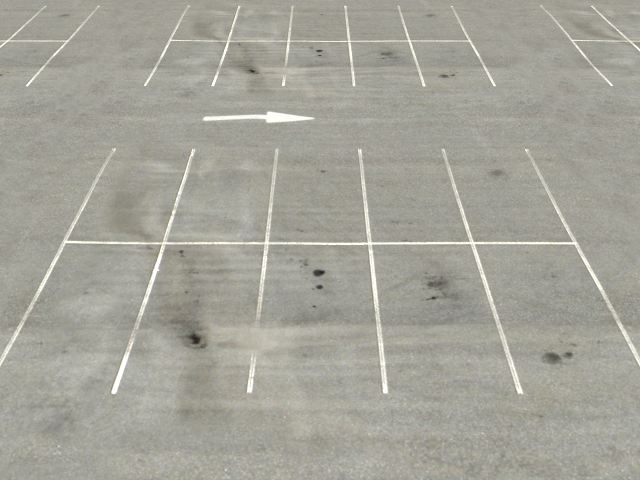
#> input picture Parking/image.png, 640 x 480 px
$ python testlines.py
#> lines starting #> are read from the running program, lines starting #| are printed output that depends on the picture
import cv2
import numpy as np
image = cv2.imread('image.png')
#> image is the input picture: shape (480, 640, 3); mean B, G, R 153.2, 163.3, 164.3
cv2.imshow("Original Image", image)
height, width = image.shape[:2]
#> height = 480; width = 640
print (image.shape)
#| (480, 640, 3)
cv2.waitKey(0)
# Let's get the starting pixel coordiantes (top left of cropped top)
start_row, start_col = int(0), int(0)
# Let's get the ending pixel coordinates (bottom right of cropped top)
end_row, end_col = int(height * .5), int(width)
#> end_row = 240; end_col = 640
cropped_top = image[start_row:end_row , start_col:end_col]
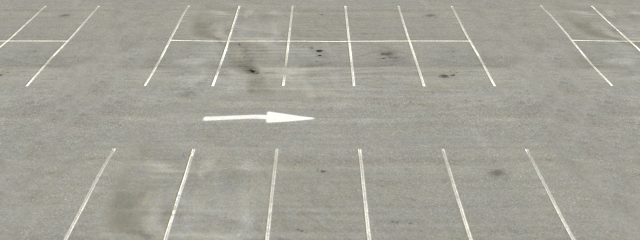
#> cropped_top: shape (240, 640, 3); mean B, G, R 152.3, 162.4, 163.6
print (start_row, end_row )
#| 0 240
print (start_col, end_col)
#| 0 640

cv2.imshow("Cropped Top", cropped_top)
cv2.waitKey(0)
cv2.destroyAllWindows()

# Let's get the starting pixel coordiantes (top left of cropped bottom)
start_row, start_col = int(height * .5), int(0)
#> start_row = 240; start_col = 0
# Let's get the ending pixel coordinates (bottom right of cropped bottom)
end_row, end_col = int(height), int(width)
#> end_row = 480
cropped_bot = image[start_row:end_row , start_col:end_col]
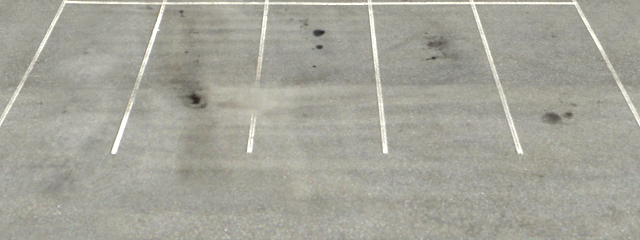
#> cropped_bot: shape (240, 640, 3); mean B, G, R 154.1, 164.2, 165.1
print( start_row, end_row )
#| 240 480
print (start_col, end_col)
#| 0 640

cv2.imshow("Cropped Bot", cropped_bot)
cv2.waitKey(0)
cv2.destroyAllWindows()
